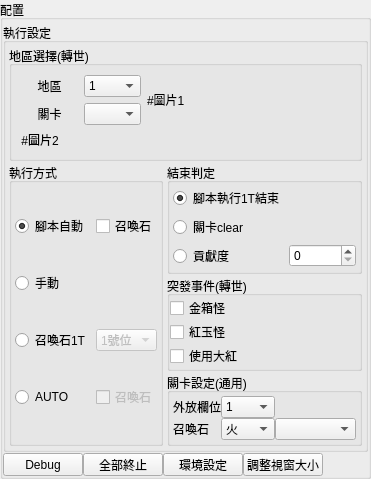
              <widget class="QGroupBox" name="groupBox_6">
               <property name="sizePolicy">
                <sizepolicy hsizetype="Ignored" vsizetype="Ignored">
                 <horstretch>0</horstretch>
                 <verstretch>0</verstretch>
                </sizepolicy>
               </property>
               <property name="minimumSize">
                <size>
                 <width>0</width>
                 <height>0</height>
                </size>
               </property>
               <property name="font">
                <font>
                 <pointsize>9</pointsize>
                </font>
               </property>
               <property name="title">
                <string>配置</string>
               </property>
               <layout class="QGridLayout" name="gridLayout_5">
                <property name="leftMargin">
                 <number>0</number>
                </property>
                <property name="topMargin">
                 <number>3</number>
                </property>
                <property name="rightMargin">
                 <number>0</number>
                </property>
                <property name="bottomMargin">
                 <number>0</number>
                </property>
                <property name="horizontalSpacing">
                 <number>0</number>
                </property>
                <property name="verticalSpacing">
                 <number>1</number>
                </property>
                <item row="0" column="0" colspan="5">
                 <widget class="QGroupBox" name="Page1">
                  <property name="sizePolicy">
                   <sizepolicy hsizetype="Expanding" vsizetype="Expanding">
                    <horstretch>0</horstretch>
                    <verstretch>10</verstretch>
                   </sizepolicy>
                  </property>
                  <property name="sizeIncrement">
                   <size>
                    <width>0</width>
                    <height>0</height>
                   </size>
                  </property>
                  <property name="title">
                   <string>執行設定</string>
                  </property>
                  <layout class="QGridLayout" name="gridLayout_6">
                   <property name="leftMargin">
                    <number>3</number>
                   </property>
                   <property name="topMargin">
                    <number>3</number>
                   </property>
                   <property name="rightMargin">
                    <number>3</number>
                   </property>
                   <property name="bottomMargin">
                    <number>3</number>
                   </property>
                   <property name="horizontalSpacing">
                    <number>4</number>
                   </property>
                   <property name="verticalSpacing">
                    <number>2</number>
                   </property>
                   <item row="2" column="1">
                    <widget class="QGroupBox" name="Arcarum_2">
                     <property name="maximumSize">
                      <size>
                       <width>16777215</width>
                       <height>16777215</height>
                      </size>
                     </property>
                     <property name="title">
                      <string>突發事件(轉世)</string>
                     </property>
                     <layout class="QGridLayout" name="gridLayout_7">
                      <property name="leftMargin">
                       <number>0</number>
                      </property>
                      <property name="topMargin">
                       <number>0</number>
                      </property>
                      <property name="rightMargin">
                       <number>0</number>
                      </property>
                      <property name="bottomMargin">
                       <number>0</number>
                      </property>
                      <property name="spacing">
                       <number>0</number>
                      </property>
                      <item row="0" column="1">
                       <widget class="QCheckBox" name="checkBox_7">
                        <property name="sizePolicy">
                         <sizepolicy hsizetype="Minimum" vsizetype="Preferred">
                          <horstretch>0</horstretch>
                          <verstretch>0</verstretch>
                         </sizepolicy>
                        </property>
                        <property name="maximumSize">
                         <size>
                          <width>16777215</width>
                          <height>25</height>
                         </size>
                        </property>
                        <property name="text">
                         <string>金箱怪</string>
                        </property>
                       </widget>
                      </item>
                      <item row="2" column="1">
                       <widget class="QCheckBox" name="checkBox_10">
                        <property name="text">
                         <string>使用大紅</string>
                        </property>
                       </widget>
                      </item>
                      <item row="1" column="1">
                       <widget class="QCheckBox" name="checkBox_9">
                        <property name="text">
                         <string>紅玉怪</string>
                        </property>
                       </widget>
                      </item>
                     </layout>
                    </widget>
                   </item>
                   <item row="0" column="0" colspan="2">
                    <widget class="QGroupBox" name="Arcarum_1">
                     <property name="title">
                      <string>地區選擇(轉世)</string>
                     </property>
                     <layout class="QGridLayout" name="gridLayout_2">
                      <item row="0" column="0">
                       <widget class="QLabel" name="label_6">
                        <property name="sizePolicy">
                         <sizepolicy hsizetype="MinimumExpanding" vsizetype="Fixed">
                          <horstretch>1</horstretch>
                          <verstretch>0</verstretch>
                         </sizepolicy>
                        </property>
                        <property name="minimumSize">
                         <size>
                          <width>0</width>
                          <height>0</height>
                         </size>
                        </property>
                        <property name="maximumSize">
                         <size>
                          <width>57</width>
                          <height>40</height>
                         </size>
                        </property>
                        <property name="text">
                         <string>地區</string>
                        </property>
                        <property name="alignment">
                         <set>Qt::AlignCenter</set>
                        </property>
                       </widget>
                      </item>
                      <item row="2" column="0" colspan="3" alignment="Qt::AlignLeft">
                       <widget class="QLabel" name="PicLable_2">
                        <property name="text">
                         <string>#圖片2</string>
                        </property>
                        <property name="alignment">
                         <set>Qt::AlignCenter</set>
                        </property>
                       </widget>
                      </item>
                      <item row="1" column="1">
                       <widget class="QComboBox" name="FightcomboBox_4">
                        <property name="sizePolicy">
                         <sizepolicy hsizetype="MinimumExpanding" vsizetype="Minimum">
                          <horstretch>0</horstretch>
                          <verstretch>1</verstretch>
                         </sizepolicy>
                        </property>
                        <property name="minimumSize">
                         <size>
                          <width>0</width>
                          <height>0</height>
                         </size>
                        </property>
                        <property name="maximumSize">
                         <size>
                          <width>57</width>
                          <height>30</height>
                         </size>
                        </property>
                       </widget>
                      </item>
                      <item row="0" column="1">
                       <widget class="QComboBox" name="FightcomboBox_2">
                        <property name="sizePolicy">
                         <sizepolicy hsizetype="MinimumExpanding" vsizetype="Minimum">
                          <horstretch>0</horstretch>
                          <verstretch>1</verstretch>
                         </sizepolicy>
                        </property>
                        <property name="minimumSize">
                         <size>
                          <width>0</width>
                          <height>0</height>
                         </size>
                        </property>
                        <property name="maximumSize">
                         <size>
                          <width>57</width>
                          <height>30</height>
                         </size>
                        </property>
                        <item>
                         <property name="text">
                          <string>1</string>
                         </property>
                        </item>
                        <item>
                         <property name="text">
                          <string>2</string>
                         </property>
                        </item>
                        <item>
                         <property name="text">
                          <string>3</string>
                         </property>
                        </item>
                        <item>
                         <property name="text">
                          <string>4</string>
                         </property>
                        </item>
                        <item>
                         <property name="text">
                          <string>5</string>
                         </property>
                        </item>
                        <item>
                         <property name="text">
                          <string>6</string>
                         </property>
                        </item>
                        <item>
                         <property name="text">
                          <string>7</string>
                         </property>
                        </item>
                        <item>
                         <property name="text">
                          <string>8</string>
                         </property>
                        </item>
                        <item>
                         <property name="text">
                          <string>9</string>
                         </property>
                        </item>
                       </widget>
                      </item>
                      <item row="1" column="0">
                       <widget class="QLabel" name="label_9">
                        <property name="sizePolicy">
                         <sizepolicy hsizetype="MinimumExpanding" vsizetype="Fixed">
                          <horstretch>1</horstretch>
                          <verstretch>0</verstretch>
                         </sizepolicy>
                        </property>
                        <property name="minimumSize">
                         <size>
                          <width>0</width>
                          <height>0</height>
                         </size>
                        </property>
                        <property name="maximumSize">
                         <size>
                          <width>57</width>
                          <height>40</height>
                         </size>
                        </property>
                        <property name="text">
                         <string>關卡</string>
                        </property>
                        <property name="alignment">
                         <set>Qt::AlignCenter</set>
                        </property>
                       </widget>
                      </item>
                      <item row="0" column="2" rowspan="2">
                       <widget class="QLabel" name="PicLable">
                        <property name="text">
                         <string>#圖片1</string>
                        </property>
                       </widget>
                      </item>
                     </layout>
                    </widget>
                   </item>
                   <item row="1" column="1">
                    <widget class="QGroupBox" name="groupBox_28">
                     <property name="maximumSize">
                      <size>
                       <width>16777215</width>
                       <height>16777215</height>
                      </size>
                     </property>
                     <property name="title">
                      <string>結束判定</string>
                     </property>
                     <layout class="QGridLayout" name="gridLayout_49">
                      <property name="leftMargin">
                       <number>3</number>
                      </property>
                      <property name="topMargin">
                       <number>3</number>
                      </property>
                      <property name="rightMargin">
                       <number>3</number>
                      </property>
                      <property name="bottomMargin">
                       <number>3</number>
                      </property>
                      <property name="spacing">
                       <number>5</number>
                      </property>
                      <item row="1" column="0" alignment="Qt::AlignLeft">
                       <widget class="QRadioButton" name="QuestClearradio">
                        <property name="text">
                         <string>關卡clear</string>
                        </property>
                       </widget>
                      </item>
                      <item row="0" column="0" alignment="Qt::AlignLeft">
                       <widget class="QRadioButton" name="OneTradio">
                        <property name="text">
                         <string>腳本執行1T結束</string>
                        </property>
                        <property name="checked">
                         <bool>true</bool>
                        </property>
                       </widget>
                      </item>
                      <item row="2" column="1">
                       <widget class="QSpinBox" name="ScoreSpin">
                        <property name="sizePolicy">
                         <sizepolicy hsizetype="MinimumExpanding" vsizetype="Fixed">
                          <horstretch>0</horstretch>
                          <verstretch>0</verstretch>
                         </sizepolicy>
                        </property>
                        <property name="maximum">
                         <number>999999999</number>
                        </property>
                       </widget>
                      </item>
                      <item row="2" column="0" alignment="Qt::AlignLeft">
                       <widget class="QRadioButton" name="Scoreradio">
                        <property name="text">
                         <string>貢獻度</string>
                        </property>
                       </widget>
                      </item>
                     </layout>
                    </widget>
                   </item>
                   <item row="1" column="0" rowspan="3">
                    <widget class="QGroupBox" name="groupBox_17">
                     <property name="maximumSize">
                      <size>
                       <width>16777215</width>
                       <height>16777215</height>
                      </size>
                     </property>
                     <property name="title">
                      <string>執行方式</string>
                     </property>
                     <layout class="QGridLayout" name="gridLayout_3">
                      <property name="leftMargin">
                       <number>3</number>
                      </property>
                      <property name="topMargin">
                       <number>3</number>
                      </property>
                      <property name="rightMargin">
                       <number>3</number>
                      </property>
                      <property name="bottomMargin">
                       <number>3</number>
                      </property>
                      <property name="spacing">
                       <number>5</number>
                      </property>
                      <item row="3" column="0">
                       <widget class="QRadioButton" name="AutoRadio">
                        <property name="text">
                         <string>AUTO</string>
                        </property>
                       </widget>
                      </item>
                      <item row="2" column="1">
                       <widget class="QComboBox" name="comboBox_54">
                        <property name="enabled">
                         <bool>false</bool>
                        </property>
                        <property name="maximumSize">
                         <size>
                          <width>16777215</width>
                          <height>16777215</height>
                         </size>
                        </property>
                        <item>
                         <property name="text">
                          <string>1號位</string>
                         </property>
                        </item>
                        <item>
                         <property name="text">
                          <string>2號位</string>
                         </property>
                        </item>
                        <item>
                         <property name="text">
                          <string>3號位</string>
                         </property>
                        </item>
                        <item>
                         <property name="text">
                          <string>4號位</string>
                         </property>
                        </item>
                        <item>
                         <property name="text">
                          <string>5號位</string>
                         </property>
                        </item>
                        <item>
                         <property name="text">
                          <string>6號位</string>
                         </property>
                        </item>
                       </widget>
                      </item>
                      <item row="1" column="0">
                       <widget class="QRadioButton" name="HandRadio">
                        <property name="maximumSize">
                         <size>
                          <width>84</width>
                          <height>16777215</height>
                         </size>
                        </property>
                        <property name="text">
                         <string>手動</string>
                        </property>
                        <property name="checked">
                         <bool>false</bool>
                        </property>
                       </widget>
                      </item>
                      <item row="3" column="1">
                       <widget class="QCheckBox" name="checkBox_2">
                        <property name="enabled">
                         <bool>false</bool>
                        </property>
                        <property name="text">
                         <string>召喚石</string>
                        </property>
                       </widget>
                      </item>
                      <item row="2" column="0">
                       <widget class="QRadioButton" name="TSommonRadio">
                        <property name="text">
                         <string>召喚石1T</string>
                        </property>
                       </widget>
                      </item>
                      <item row="0" column="0">
                       <widget class="QRadioButton" name="ScreptRadio">
                        <property name="text">
                         <string>腳本自動</string>
                        </property>
                        <property name="checked">
                         <bool>true</bool>
                        </property>
                       </widget>
                      </item>
                      <item row="0" column="1">
                       <widget class="QCheckBox" name="checkBox">
                        <property name="enabled">
                         <bool>true</bool>
                        </property>
                        <property name="text">
                         <string>召喚石</string>
                        </property>
                       </widget>
                      </item>
                     </layout>
                    </widget>
                   </item>
                   <item row="3" column="1">
                    <widget class="QGroupBox" name="Sommon">
                     <property name="maximumSize">
                      <size>
                       <width>16777215</width>
                       <height>16777215</height>
                      </size>
                     </property>
                     <property name="title">
                      <string>關卡設定(通用)</string>
                     </property>
                     <layout class="QGridLayout" name="gridLayout_23">
                      <property name="leftMargin">
                       <number>3</number>
                      </property>
                      <property name="topMargin">
                       <number>3</number>
                      </property>
                      <property name="rightMargin">
                       <number>3</number>
                      </property>
                      <property name="bottomMargin">
                       <number>3</number>
                      </property>
                      <property name="spacing">
                       <number>0</number>
                      </property>
                      <item row="1" column="3" alignment="Qt::AlignLeft">
                       <widget class="QComboBox" name="FightcomboBox">
                        <property name="sizePolicy">
                         <sizepolicy hsizetype="Fixed" vsizetype="Minimum">
                          <horstretch>0</horstretch>
                          <verstretch>1</verstretch>
                         </sizepolicy>
                        </property>
                        <property name="minimumSize">
                         <size>
                          <width>0</width>
                          <height>0</height>
                         </size>
                        </property>
                        <property name="maximumSize">
                         <size>
                          <width>16777215</width>
                          <height>16777215</height>
                         </size>
                        </property>
                        <item>
                         <property name="text">
                          <string>火</string>
                         </property>
                        </item>
                        <item>
                         <property name="text">
                          <string>水</string>
                         </property>
                        </item>
                        <item>
                         <property name="text">
                          <string>風</string>
                         </property>
                        </item>
                        <item>
                         <property name="text">
                          <string>土</string>
                         </property>
                        </item>
                        <item>
                         <property name="text">
                          <string>光</string>
                         </property>
                        </item>
                        <item>
                         <property name="text">
                          <string>暗</string>
                         </property>
                        </item>
                        <item>
                         <property name="text">
                          <string>特殊</string>
                         </property>
                        </item>
                       </widget>
                      </item>
                      <item row="1" column="1">
                       <widget class="QLabel" name="label_22">
                        <property name="sizePolicy">
                         <sizepolicy hsizetype="Maximum" vsizetype="Fixed">
                          <horstretch>1</horstretch>
                          <verstretch>0</verstretch>
                         </sizepolicy>
                        </property>
                        <property name="minimumSize">
                         <size>
                          <width>0</width>
                          <height>0</height>
                         </size>
                        </property>
                        <property name="maximumSize">
                         <size>
                          <width>16777215</width>
                          <height>16777215</height>
                         </size>
                        </property>
                        <property name="text">
                         <string>召喚石</string>
                        </property>
                        <property name="alignment">
                         <set>Qt::AlignCenter</set>
                        </property>
                       </widget>
                      </item>
                      <item row="1" column="4">
                       <widget class="QComboBox" name="sommonCombox">
                        <property name="sizePolicy">
                         <sizepolicy hsizetype="MinimumExpanding" vsizetype="Fixed">
                          <horstretch>0</horstretch>
                          <verstretch>0</verstretch>
                         </sizepolicy>
                        </property>
                       </widget>
                      </item>
                      <item row="0" column="1">
                       <widget class="QLabel" name="label_3">
                        <property name="text">
                         <string>外放欄位</string>
                        </property>
                       </widget>
                      </item>
                      <item row="0" column="3">
                       <widget class="QComboBox" name="comboBox">
                        <property name="sizePolicy">
                         <sizepolicy hsizetype="Ignored" vsizetype="Fixed">
                          <horstretch>0</horstretch>
                          <verstretch>0</verstretch>
                         </sizepolicy>
                        </property>
                        <item>
                         <property name="text">
                          <string>1</string>
                         </property>
                        </item>
                        <item>
                         <property name="text">
                          <string>2</string>
                         </property>
                        </item>
                        <item>
                         <property name="text">
                          <string>3</string>
                         </property>
                        </item>
                       </widget>
                      </item>
                     </layout>
                    </widget>
                   </item>
                  </layout>
                 </widget>
                </item>
                <item row="1" column="3" alignment="Qt::AlignLeft">
                 <widget class="QPushButton" name="FRWidge">
                  <property name="sizePolicy">
                   <sizepolicy hsizetype="Preferred" vsizetype="Preferred">
                    <horstretch>0</horstretch>
                    <verstretch>0</verstretch>
                   </sizepolicy>
                  </property>
                  <property name="maximumSize">
                   <size>
                    <width>100</width>
                    <height>23</height>
                   </size>
                  </property>
                  <property name="text">
                   <string>調整視窗大小</string>
                  </property>
                 </widget>
                </item>
                <item row="1" column="0">
                 <widget class="QPushButton" name="DebugButton">
                  <property name="sizePolicy">
                   <sizepolicy hsizetype="Preferred" vsizetype="Preferred">
                    <horstretch>0</horstretch>
                    <verstretch>0</verstretch>
                   </sizepolicy>
                  </property>
                  <property name="maximumSize">
                   <size>
                    <width>100</width>
                    <height>23</height>
                   </size>
                  </property>
                  <property name="sizeIncrement">
                   <size>
                    <width>0</width>
                    <height>0</height>
                   </size>
                  </property>
                  <property name="baseSize">
                   <size>
                    <width>0</width>
                    <height>0</height>
                   </size>
                  </property>
                  <property name="font">
                   <font>
                    <weight>50</weight>
                    <bold>false</bold>
                   </font>
                  </property>
                  <property name="layoutDirection">
                   <enum>Qt::LeftToRight</enum>
                  </property>
                  <property name="inputMethodHints">
                   <set>Qt::ImhNone</set>
                  </property>
                  <property name="text">
                   <string>Debug</string>
                  </property>
                  <property name="iconSize">
                   <size>
                    <width>16</width>
                    <height>16</height>
                   </size>
                  </property>
                  <attribute name="buttonGroup">
                   <string notr="true">buttonGroup</string>
                  </attribute>
                 </widget>
                </item>
                <item row="1" column="1" alignment="Qt::AlignLeft">
                 <widget class="QPushButton" name="AllstopButton">
                  <property name="sizePolicy">
                   <sizepolicy hsizetype="Preferred" vsizetype="Preferred">
                    <horstretch>0</horstretch>
                    <verstretch>0</verstretch>
                   </sizepolicy>
                  </property>
                  <property name="maximumSize">
                   <size>
                    <width>100</width>
                    <height>23</height>
                   </size>
                  </property>
                  <property name="sizeIncrement">
                   <size>
                    <width>0</width>
                    <height>0</height>
                   </size>
                  </property>
                  <property name="baseSize">
                   <size>
                    <width>0</width>
                    <height>0</height>
                   </size>
                  </property>
                  <property name="font">
                   <font>
                    <weight>50</weight>
                    <bold>false</bold>
                   </font>
                  </property>
                  <property name="layoutDirection">
                   <enum>Qt::LeftToRight</enum>
                  </property>
                  <property name="inputMethodHints">
                   <set>Qt::ImhNone</set>
                  </property>
                  <property name="text">
                   <string>全部終止</string>
                  </property>
                  <property name="iconSize">
                   <size>
                    <width>16</width>
                    <height>16</height>
                   </size>
                  </property>
                  <attribute name="buttonGroup">
                   <string notr="true">buttonGroup</string>
                  </attribute>
                 </widget>
                </item>
                <item row="1" column="2" alignment="Qt::AlignLeft">
                 <widget class="QPushButton" name="PositionButton">
                  <property name="sizePolicy">
                   <sizepolicy hsizetype="Preferred" vsizetype="Preferred">
                    <horstretch>0</horstretch>
                    <verstretch>0</verstretch>
                   </sizepolicy>
                  </property>
                  <property name="maximumSize">
                   <size>
                    <width>100</width>
                    <height>23</height>
                   </size>
                  </property>
                  <property name="text">
                   <string>環境設定</string>
                  </property>
                 </widget>
                </item>
               </layout>
              </widget>
